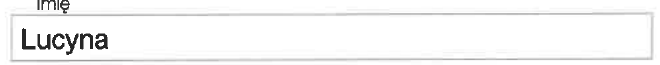
#> input picture images/lucyna_oryg.png, 660 x 65 px
$ jupyter execute frames-removal.ipynb   (shell and % lines are left out)
#> lines starting #> are read from the running program, lines starting #| are printed output that depends on the picture; after the words box and inside, x2 and y2 are one past the last pixel; in counts of white or black regions, pixels touching at a corner belong together
# OCR - How to remove frames from fields on a form
Krzysztof Kłosowski

This article provides a simple but effective method for removing form field frames to be OCRed using [Tesseract-OCR](https://tesseract-ocr.github.io).
I will use Python and a [scipy.signal](https://docs.scipy.org/doc/scipy/reference/signal.html) module to process signals.

| orignal | after frame removal |
|:---|:---|
|||
|||
|||
|||

## Need

There was a need for automatic reading of forms received as scans. Forms are filled using computer. Then they are printed, signed and scanned. The scanned form goes to a program whose task is to read all the fields and enter them into the database. Printers and scanners are different, so the received forms may have different quality, resolution, and form position (e.g., the form may be rotated or shifted).
**These forms and are not specially designed for OCR processing.** They don't have any special tags, barcodes or a special fonts.
In a separate article I will describe the process of recognizing form pages and extracting individual fields. Here we will prepare the image of **a single field for OCR processing**.
OCR works effectively when the image contains only the text that you want to read. Additional elements interfere with its operation and can be interpreted by OCR as random text.

Let's go!

The first image shows what we get as input. Second - what we strive for

## Idea

As you can see in the input image, the frames are the longest rows of pixels.
The idea is to remove them by treating the image as a regular two-dimensional matrix and then **summing the pixel values along the x and y axes**. Then we will **identify the highest values of these sums**. The frame is where the most pixels are.

# Implementation

### Inversion

Before we start adding pixels, we will create a negative image. This will make processing easier. The pixels of interest, i.e. the text and the frame, will get high values (close to 255). On the other hand, the background will be close to zero.

[cell 1]
from PIL import Image
import numpy as np

img = Image.open('images/lucyna_oryg.png').convert('L')
#> img is the input picture: PIL image 660x65 L; min 39, max 255, mean 245.6

# negative
img_arr = np.array(img)
img_inv = 255 - img_arr
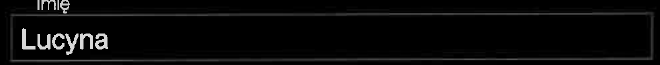
#> img_inv: shape (65, 660); min 0, max 216, mean 9.4

We have the original image in the ```img_arr``` matrix. The negative image is in the ```img_inv``` variable.
Negative image:

[cell 2]
import matplotlib.pyplot as plt

fig, ax = plt.subplots(figsize=(10,2))
_ = ax.imshow(img_inv, cmap='gray', interpolation='nearest')
_ = ax.axis('off')

Now we sum the pixel values along each axis.

[cell 3]
rows_sum = np.sum(img_inv, axis=1)
#> rows_sum = 65 values, max 32968 at index 59, min 258 at index 18, mean 6171.4
cols_sum = np.sum(img_inv, axis=0)
#> cols_sum = 660 values, max 5622 at index 48, min 0 at index 0, mean 607.8

Let's see what these sums look like on the x and y axes.

[cell 4]
fig = plt.figure(figsize=(15,4))
spec = fig.add_gridspec(ncols=2, nrows=2, width_ratios=[10,2], height_ratios=[2,5])

ax = fig.add_subplot(spec[0,0])
ax.imshow(img_inv, cmap='gray', interpolation='nearest')

ax = fig.add_subplot(spec[0,1])
ax.plot(rows_sum[::-1], range(len(rows_sum)))
ax.set_xticks([])

ax = fig.add_subplot(spec[1,0])
ax.plot(cols_sum)
ax.set_yticks([])

plt.show()

Let's look at the graph of the totals along the x-axis (below the box image). Single peaks appeared at the beginning and end that identify the frame. Unfortunately, they are not very clear. They are lower than the peaks derived from letters. The letters are "thicker" and whiter. They have higher pixel values than the frame. We'll deal with in a moment.
Now let's look at the sum graph along the y-axis (right). The frame is much longer than the text in the field, so the frame peaks are more noticeable. If we know the position of these peaks, we will know the position of the frame on the y axis.
But before we do that, we will improve the image a bit to make the frames more visible.

### Binarization

We binarize the image. This is a necessary step, because as we can see the frame in the picture is gray, and we want it to be clear and easy to find through the mechanisms that we will apply in a moment.

For this purpose, we use [thresholding](https://docs.opencv.org/master/d7/d4d/tutorial_py_thresholding.html) from the OpenCV library. We set the binarization level quite low (20). We want even a fairly dark frame to be clearly visible.
By "dark" I mean the negative frame that we are working on. In the original image it corresponds to a very light frame.

[cell 5]
import cv2
(thresh, img_bin) = cv2.threshold(img_inv, 20, 255, cv2.THRESH_BINARY)
#> img_bin: shape (65, 660); 10.3% white; 9 white regions, largest, box (x1, y1, x2, y2) and area: (9, 0, 654, 62) 3507, (52, 33, 79, 55) 249, (95, 33, 108, 50) 154

Below is the binarization effect:

[cell 6]
fig, ax = plt.subplots(figsize=(10,2))
_ = ax.imshow(img_bin, cmap='gray', interpolation='nearest')
_ = ax.axis('off')

You are probably asking yourself why I didn't set the binarization threshold in such a way as to remove the frame from the image immediately. It would be enough to raise the binarization threshold a bit and the frame will disappear.
Well, there are several reasons why I didn't:
* Forms are printed on different printers and scanned on different scanners. Often without shades of gray - already binarized. In this case, the frame has the same brightness as the text. Setting the binarization to a high level would make the text disappear. Additionally, a dedicated binarization level should be set for each image. OpenCV does this, but as I mentioned before, for an image that is already binarized by a scanner or printer, it either removes all content or fails to remove the frame.
* Determining the binarization level may causes the frame to disappear. Sometimes turns out that the gray transitions around the letters are also lost. This causes their "erosion" which Tesseract is less able to deal with. In extreme cases, the letter "O" may turn into "C" or "U" or the Polish "tails" may disappear.
* Removing the frame itself from this image will leave some remnants of „Imię”, which is the description of the field. Tesseract can't handle it. As a result of OCR, in addition to the main content, we will get additional, undesirable elements. Later you will see that for this reason I am not only deleting the frame but all the content around it.

Therefore, I decided that it is better to find the position of the frame and remove it than to rely solely on the binarization effects.

### Bold text

Sometimes there are gaps in the frame image due to imperfections in the printer or scanner.
They would disturb further processing. That's why I use the OpenCV [dilate](https://docs.opencv.org/3.4/db/df6/tutorial_erosion_dilatation.html) function.
This is the opposite of erosion. The function "fills in" holes in the pixel continuity and simultaneously thickens all elements in the image. Including the frame we care about the most. We want it to be perfectly visible.

[cell 7]
img_bin = cv2.dilate(img_bin, (3, 3), iterations=2)
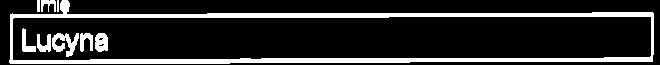
#> img_bin: shape (65, 660); 16.9% white; 9 white regions, largest, box (x1, y1, x2, y2) and area: (9, 0, 654, 64) 6102, (52, 33, 79, 57) 331, (95, 33, 108, 52) 207

[cell 8]
fig, ax = plt.subplots(figsize=(10,2))
_ = ax.imshow(img_bin, cmap='gray', interpolation='nearest')
_ = ax.axis('off')

In this way, we achieve a picture that is satisfactory from the point of view of further actions. The letters have become difficult to read, but the frame is very clear.

Before we move on to removing frames, let's look again at the graphs of pixel sums along both axes.

[cell 9]
rows_sum = np.sum(img_bin, axis=1)
#> rows_sum = 65 values, max 164220 at index 14, min 0 at index 64, mean 28512.9
cols_sum = np.sum(img_bin, axis=0)
#> cols_sum = 660 values, max 13005 at index 12, min 0 at index 0, mean 2808.1

fig = plt.figure(figsize=(15,4))
spec = fig.add_gridspec(ncols=2, nrows=2, width_ratios=[10,2], height_ratios=[2,5])

ax = fig.add_subplot(spec[0,0])
ax.imshow(img_bin, cmap='gray', interpolation='nearest')

ax = fig.add_subplot(spec[0,1])
ax.plot(rows_sum[::-1], range(len(rows_sum)))
ax.set_xticks([])

ax = fig.add_subplot(spec[1,0])
ax.plot(cols_sum)
ax.set_yticks([])

plt.show()
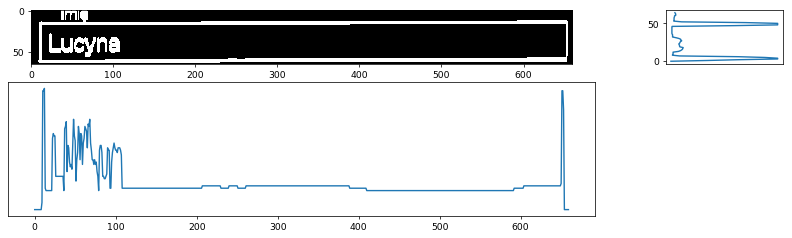
#> figure drawn by matplotlib, 3 panels

We see a significant improvement. Two very distinct frame peaks appear in the graph along the x-axis (below the field image) that dominate the letter-derived peaks.
The situation in the sum plot along the y-axis (right) is even better. The letter-related peaks are practically gone. The frame peaks dominate!

The whole difficulty is finding the peaks in these plots.

### Frames removal

Let's start by removing the horizontal parts of the frames (look at the graph on the right).
The choice of horizontal lines is not accidental:

1. As you can see in the graph on the right, the frame peaks are the most pronounced because they are the longest series of bright pixels. Even if there were a lot of letters inside the frame (e.g. a very long name), the frame is the longest sequence of pixels anyway.
2. Finding horizontal frames will also allow us to remove the unwanted word „Imię” ("Name").
3. Bonus - after removing the horizontal frames and the word „Imię”, **the vertical frames will become even clearer**.

Note that if in the field instead of the name "Lucyna" there was a text like "L**I**cyna" (capital letter "I" instead of "u") then the sum along the y axis in place of this replaced letter could be higher than the sum resulting from the frame length. The pixels from the letter "I" for "Imię" and from the letter "I" for "L**I**cyna" would be summed up. A search for the highest peak (frame) would indicate this place. We would cut off the useful letters "LI" and the result would be the word "cyna".
It is very good that we first cut off the horizontal parts of the frame and everything outside the field.

In the first step of removing horizontal parts of frames, we determine "horizontal" pixel sums, that is, sums relative to the x-axis. In other words, row totals.

[cell 10]
rows_sum = np.sum(img_bin, axis=1)

I use the [find_peaks](https://docs.scipy.org/doc/scipy/reference/generated/scipy.signal.find_peaks.html#scipy.signal.find_peaks) function from the signal module of the scipy package to find the peaks.
The function finds all (not just the highest peaks) as shown in the example below.

[cell 11]
import scipy.signal
scipy.signal.find_peaks(rows_sum)

The peaks from the frame are those at positions 15 and 60. The other values are local peaks for the letters.
The parameter that allows you to specify the minimum distance between peaks comes in handy.
I know that in our case, the distance between the top and bottom frames cannot be less than 60% of the image height. So I add this parameter to find_peaks.

[cell 12]
img_height = len(rows_sum)
#> img_height = 65
pky, _ = scipy.signal.find_peaks(rows_sum, distance=img_height * 0.6)
#> pky = [15, 60]
y0, y1 = pky[0], pky[1]
#> y0 = 15; y1 = 60
print(y0, y1)
#| 15 60

Great! We have the location of the top and bottom of the frame. We can remove the horizontal frames and everything above and below the frames.
To make sure that I remove the entire frame and not just half of it, I add 4 pixels.

[cell 13]
px = 4
# creating a matrix of all zeros with the size of the original image
mask_up_down = np.zeros(img_arr.shape, dtype=np.uint8)
# Only the pixels marked with one in the mask will remain in the image. The others will be replaced with zero.
mask_up_down[y0 + px:y1 - px, :] = 1
img_bin = np.where(mask_up_down == 1, img_bin, 0)
#> img_bin: shape (65, 660); 2.8% white; 7 white regions, largest, box (x1, y1, x2, y2) and area: (52, 33, 79, 56) 328, (95, 33, 108, 52) 207, (37, 34, 51, 52) 159

Here is the effect of removing the top and bottom frames and the field description ("Imię").

[cell 14]
fig, ax = plt.subplots(figsize=(10,2))
_ = ax.imshow(img_bin, cmap='gray', interpolation='nearest')
_ = ax.axis('off')
plt.show()

Super! Unnecessary elements have disappeared from the image as expected.
If we were to pass this result into a Tesseract, we would probably get "ILucyna I" or "ILucyna l" (extra capital letters "i" or lowercase "L"). We need to remove the vertical parts of the frame.
Let's check the pixel distribution along the x axis.

[cell 15]
cols_sum = np.sum(img_bin, axis=0)
#> cols_sum = 660 values, max 9435 at index 10, min 0 at index 0, mean 472.1
fig = plt.figure(figsize=(15,4))
spec = fig.add_gridspec(ncols=1, nrows=2, height_ratios=[3,5])

ax = fig.add_subplot(spec[0,0])
ax.imshow(img_bin, cmap='gray', interpolation='nearest')

ax = fig.add_subplot(spec[1,0])
ax.plot(cols_sum)
ax.set_yticks([])

plt.show()
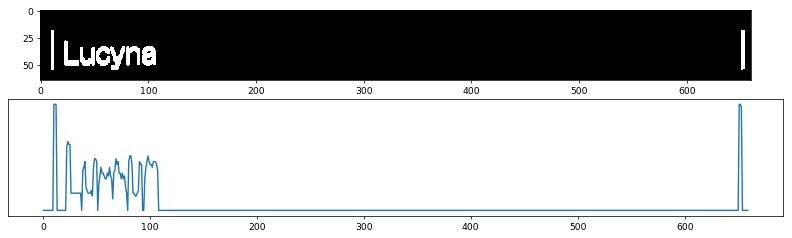
#> figure drawn by matplotlib, 2 panels

It looks great. You can clearly see the highest peaks coming from the frames. Lower peaks show letters. The letter "L" generates a fairly tall peak (second from left), but it does not threaten the frame peak.
We can start searching for peaks.
First, find_peaks with no additional parameters.

[cell 16]
pkx, _ = scipy.signal.find_peaks(cols_sum)
#> pkx = 17 values from 11 to 651
print(pkx)
#| [ 11  23  39  45  48  54  60  62  68  70  74  76  81  90  98 104 651]

The function finds all peaks. In fact, you could only take the first and last, because in this case they are what mark the frame. Experience shows, however, that this is not always the case. Sometimes there are noises in the image outside the box that the first and last peak picking mechanism would consider as a frame.
To be sure, we will use the distance parameter. I know that text inside a frame never covers more than 70% of the width of the image.
In addition, I assume that the highest peaks must be within 90% -100% of the maximum peak height, i.e. one of the highest peaks may be at least 90% of the height of the highest peak.

[cell 17]
max_height = np.max(cols_sum)
#> max_height = 9435
pkx, _ = scipy.signal.find_peaks(cols_sum, distance=len(cols_sum) * 0.7, height=max_height * 0.9)
#> pkx = [11, 651]
x0, x1 = pkx[0], pkx[1]
#> x0 = 11; x1 = 651
print(x0, x1)
#| 11 651

Thus, we found the positions of the frame boundaries on the x axis.

We have all the coordinates we need - you can start deleting the frame.
We will remove it on the original image. We will create a mask that we will put on the original image. Only those pixels where 1 is set in the mask will be selected for the final image. The rest of the image will be replaced with 255 (white color).
We will subtract 4 pixels from each side of the mask. This will make the mask a bit smaller than the frame and make sure that the entire frame is removed from the image.

[cell 18]
px = 4
mask = np.zeros(img_arr.shape, dtype=np.uint8)
mask[y0 + px : y1 - px, x0 + px : x1 - px] = 1
img_masked = np.where(mask == 1, img_arr, 255)

[cell 19]
fig, ax = plt.subplots(figsize=(10,2))
_ = ax.imshow(img_masked, cmap='gray', interpolation='nearest')
_ = ax.axis('off')
plt.show()

Congratulations!!!

The effect is 100% as expected! All disruptions have been removed.
Now Tesseract can read the field without any problems.

### Numeric fields with separators (PESEL, KRS, NIP, REGON, etc.)

The form fields for entering numbers usually consist of small blocks for one number each. The point is that the digits are clearly separated and the person completing the form could easily verify that he entered the correct number of digits (e.g. 11 digits for the PESEL number).

Removing only the outer frame as shown above is not sufficient for OCR mechanisms. After removing the frame, there will be some leftover digit separators, which OCR will read as a comma, the letter "i", a lowercase "L". Or at worst, a number "one".
Why is “one” the worst case? Non-numeric characters can be treated as errors and can be easily removed after being read by OCR. On the other hand, “one” can appear both as unwanted noise, but also as a number that we are interested in.

Let's carry out the frame removal on an example PESEL field.
To begin with, we will repeat the same actions that we did by removing the box from the "Imię" field.

[cell 20]
img = Image.open("images/pesel_oryg.png").convert('L')
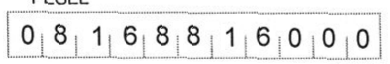
#> input picture images/pesel_oryg.png, 390 x 64 px
#> img: PIL image 390x64 L

# negative image
img_arr = np.array(img)
img_inv = 255 - img_arr
#> img_inv: shape (64, 390)

# binarization and thresholding
(thresh, img_bin) = cv2.threshold(img_inv, 20, 255, cv2.THRESH_BINARY)
#> img_bin: shape (64, 390); 19.2% white; 15 white regions (1 under 20 px), largest, box (x1, y1, x2, y2) and area: (6, 10, 382, 60) 2718, (123, 25, 137, 46) 201, (256, 26, 270, 47) 201

# dilate
img_bin = cv2.dilate(img_bin, (3, 3), iterations=2)
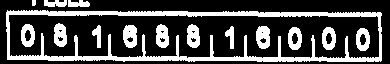
#> img_bin: shape (64, 390); 27.8% white; 15 white regions, largest, box (x1, y1, x2, y2) and area: (6, 10, 382, 62) 4295, (123, 25, 137, 48) 258, (256, 26, 270, 49) 258

# top and bottom frame part removal
rows_sum = np.sum(img_bin, axis=1)
#> rows_sum = 64 values, max 95880 at index 13, min 0 at index 7, mean 27607.7
img_height = len(rows_sum)
#> img_height = 64
pky, _ = scipy.signal.find_peaks(rows_sum, distance=img_height * 0.6)
#> pky = [13, 58]
y0, y1 = pky[0], pky[1]
#> y0 = 13; y1 = 58

px = 4
mask_up_down = np.zeros(img_arr.shape, dtype=np.uint8)
mask_up_down[y0 + px:y1 - px, :] = 1
img_bin = np.where(mask_up_down == 1, img_bin, 0)
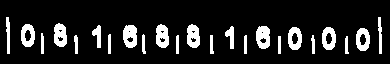
#> img_bin: shape (64, 390); 12.7% white; 23 white regions, largest, box (x1, y1, x2, y2) and area: (123, 25, 137, 48) 258, (256, 26, 270, 49) 258, (54, 23, 67, 47) 243

# left and right frame part removal
cols_sum = np.sum(img_bin, axis=0)
#> cols_sum = 390 values, max 9435 at index 7, min 0 at index 0, mean 2073.3
max_height = np.max(cols_sum)
pkx, _ = scipy.signal.find_peaks(cols_sum, distance=len(cols_sum) * 0.7, height=max_height * 0.9)
#> pkx = [7, 379]
x0, x1 = pkx[0], pkx[1]
#> x0 = 7; x1 = 379

px = 4
mask = np.zeros(img_arr.shape, dtype=np.uint8)
mask[y0 + px : y1 - px, x0 + px : x1 - px] = 1

img_masked = np.where(mask == 1, img_arr, 255)
#> img_masked: shape (64, 390)

> Warning! This is not a complete solution. Note that the peak search may return no value or return more than two peaks. In a commercial solution, this situation must be properly handled.

This is what the mask looks like:

[cell 21]
fig, ax = plt.subplots(figsize=(10,2))
_ = ax.imshow(mask, cmap='gray', interpolation='nearest')
_ = ax.axis('off')
plt.show()
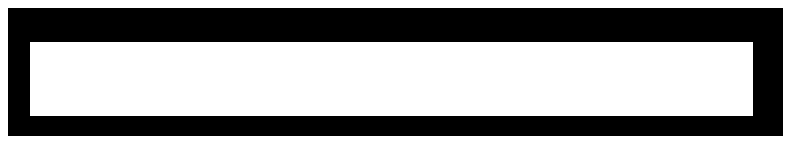
#> figure drawn by matplotlib, 1 panel

The black part will be removed from the image. Only white rectangle inside will remain.

This is the result:

[cell 22]
fig, ax = plt.subplots(figsize=(10,2))
_ = ax.imshow(img_masked, cmap='gray', interpolation='nearest')
_ = ax.axis('off')
plt.show()

Note that:

* separators are at equal distances from each other,
* the distance between the first separator and the left frame is the same as the distance between the separators,
* the numbers are at a safe distance from the separators,
* we have information about the coordinates of the outer frame (variables ```x0```, ```x1```, ```y0```, ```y1```)

It is clearly shown in the figure below.

What you need to do is remove the separators that are at equal distances from each other.
We determine the length of the field (as the difference between ```x1``` and ```x0```) and determine the number of characters in the field (```11``` here). Dividing the length by the number of digits gives us the distance between the separators.
In the next step, we set the mask at equal distances from the left part of the frame, i.e. from the point ```x0```.
Traditionally, we remove 4 pixels to the right and left of the designated point to be sure to remove the entire separator. The digits are at a safe distance from the separators so they will not be damaged.
This is the code for this action:

[cell 23]
px = 4
field_length = x1 - x0
#> field_length = 372
number_of_digits = 11  # PESEL
peak_dist = field_length / number_of_digits
#> peak_dist = 33.82
for peak_number in range(1, number_of_digits):
    x_pos = x0 + int(peak_number * peak_dist)
    mask[:, x_pos - px:x_pos + px] = 0
#> this loop made 10 passes
#> x_pos on passes 1 to 10: 40, 74, 108, 142, 176, 209, 243, 277, 311, 345
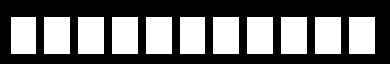
#> mask: shape (64, 390); values 0 (black) and 1 (white), 42.1% white; 11 white regions, largest, box (x1, y1, x2, y2) and area: (44, 17, 70, 54) 962, (78, 17, 104, 54) 962, (112, 17, 138, 54) 962

img_masked = np.where(mask == 1, img_arr, 255)
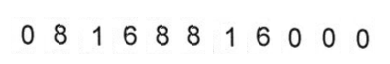
#> img_masked: shape (64, 390); min 6, max 255, mean 243.9
